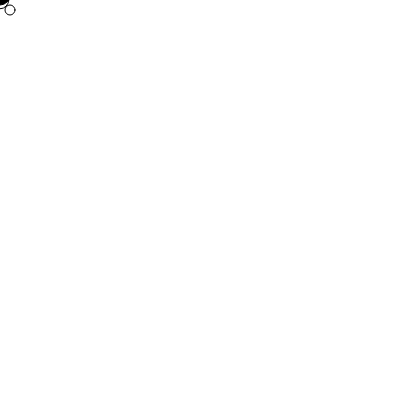
Frame 1 (no input)
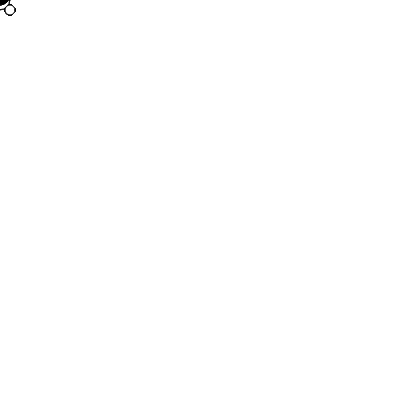
Frame 60 (no input)
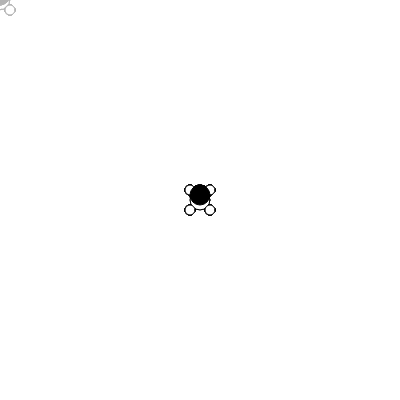
Frame 120 (the mouse pressed at the canvas centre since frame 60)

The p5.js sketch that drew these frames (run headless with seeded random() and noise() and a simulated clock; from frame 60 on, the mouse is pressed at the canvas centre):

// p5.js sketch
// ── sketch.js
let ball;


function setup() {
  createCanvas(400, 400); 
  ball = new Walker();
}


function draw() {
  background(220, 5);
  ball.update();
  ball.display();
}


// new way to define Object
class Walker {
  //setup values
  constructor() {
  	this.x = width/2;
  	this.y = height/2;
  	this.w = 10;
  }
  
  update() {
    //update position
  	this.x = this.x + random(-5, 5);
  	this.y = this.y + random(-5, 5);
  }
  
  display() {
    //display walker
    fill(255);
	ellipse(mouseX, mouseY, this.w*random(1,2));
    ellipse(mouseX+10,mouseY+10,this.w);
    ellipse(mouseX-10,mouseY+10,this.w);
    ellipse(mouseX-10,mouseY-10,this.w);
    ellipse(mouseX+10,mouseY-10,this.w);
    fill(0);
    ellipse(mouseX,mouseY-5,this.w*2);
  }
}
